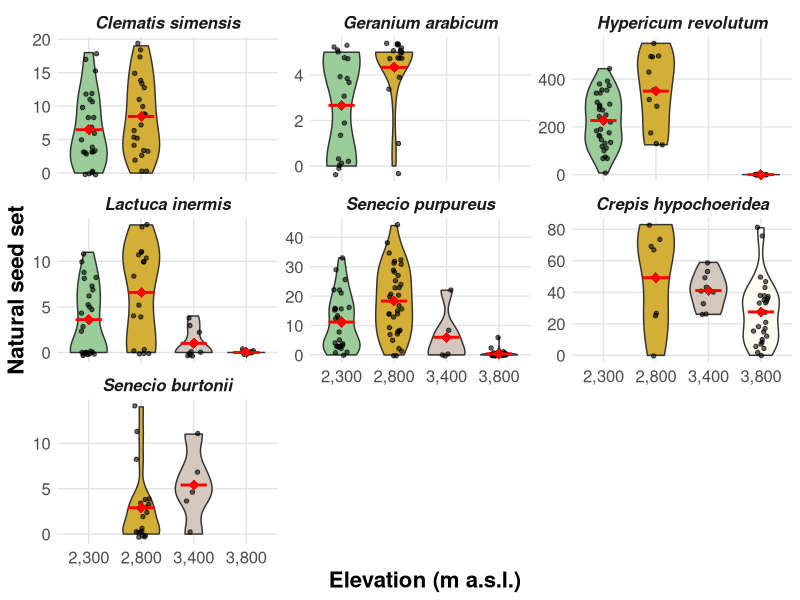
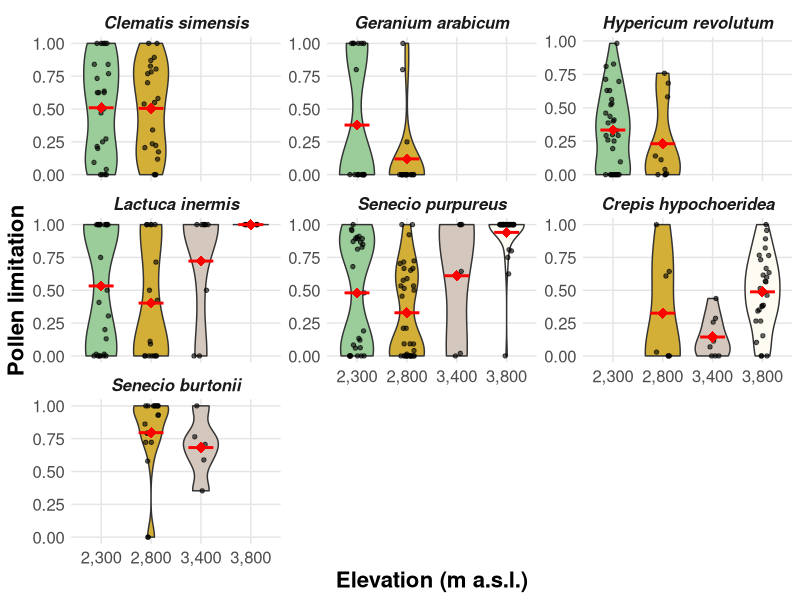
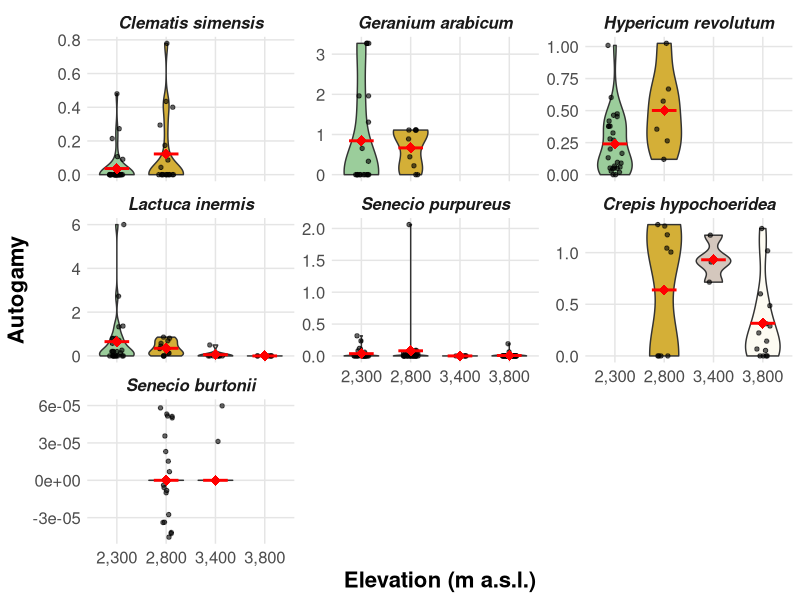
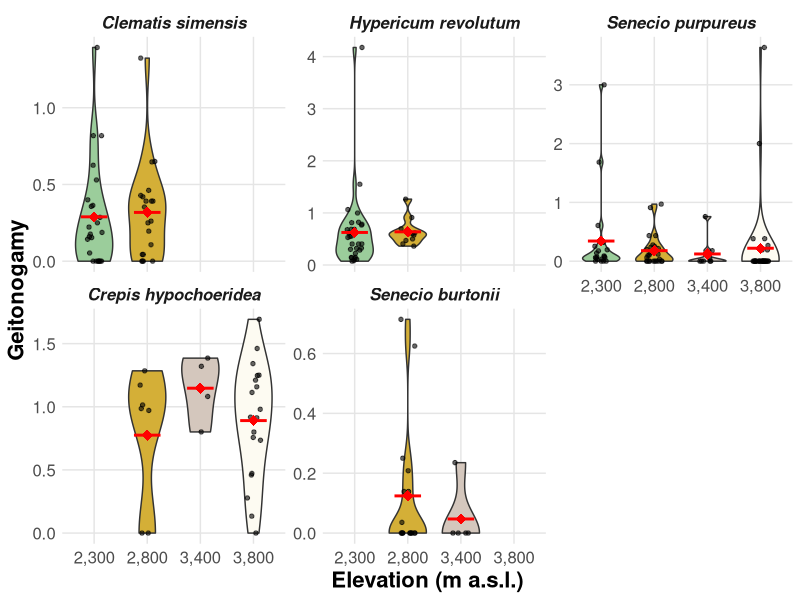
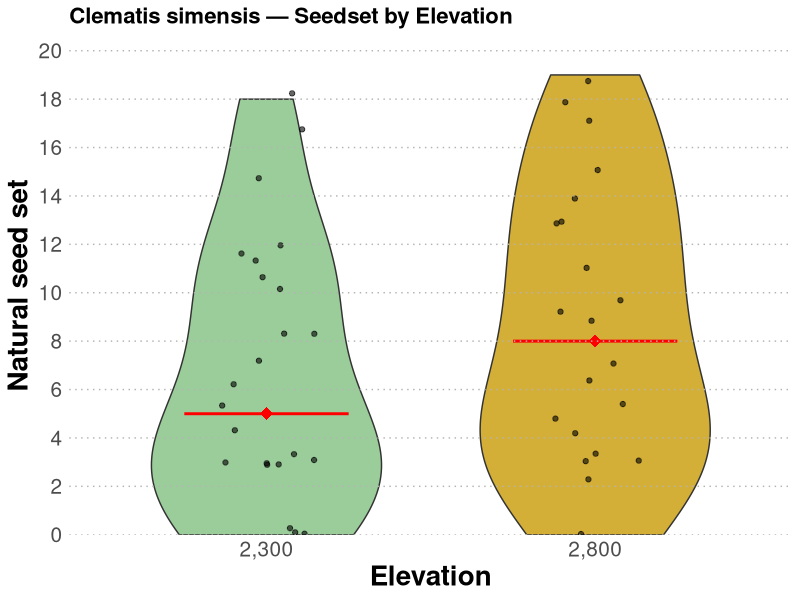
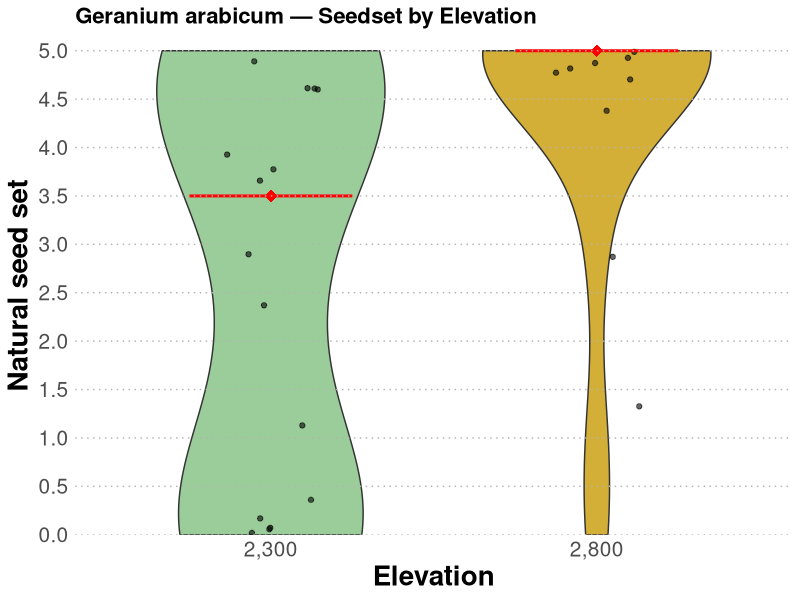
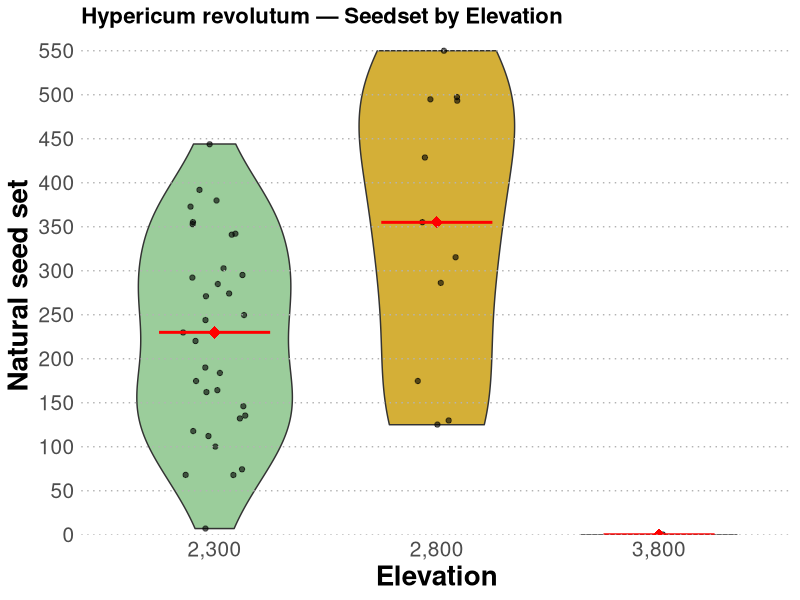
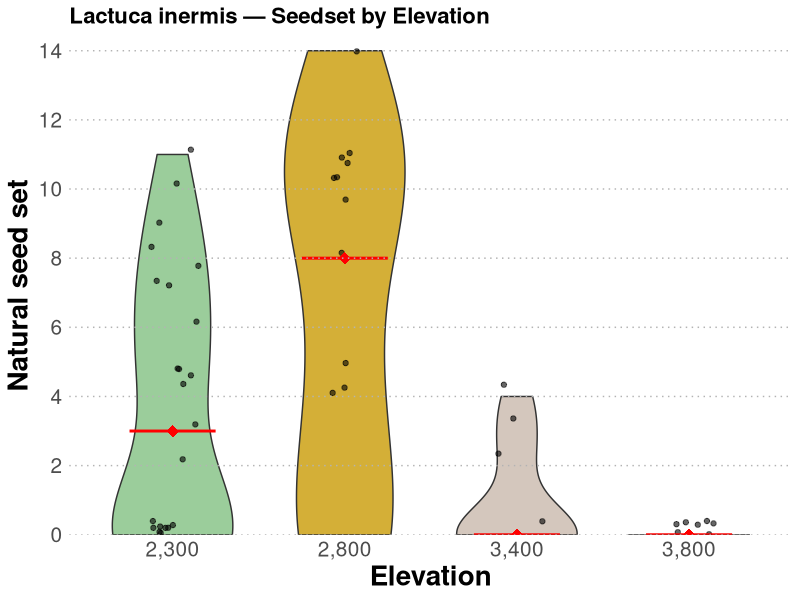

Generate these figures, in order, with R:
###* 
###* 
###* 
###* 
###* FIG S1 A - D ARE HERE SO THAT THE READER CAN LOOK INTO THE 
###* INTRASPECIFIC DIFFERENCES
###* 
###* 
###* 
###* 
###* 
###* 
###* 
###* 
###* 
###* 
library(tidyverse)

set.seed(123)

###* 
###* Load data----

seed.data<- read.delim("data/clean_seeds.txt", na = c("na"))

seed.data$elevation<-as.factor(seed.data$elevation)

seed.data <- seed.data %>%
  mutate(elevation = recode(elevation,
                            `2300` = 2300,
                            `2800` = 2800,
                            `3500` = 3400,
                            `4000` = 3800))

#View(seed.data)

###* 
###* Create new datset "seed.indices" with some configuraions
###* The following code creates several new columns

seed.indices <- 
  seed.data %>% 
  group_by(elevation,plant_number, species) %>% 
  #* O.mean.plantnumber will return the mean seedset from the outcrossing per
  #* elevation, plant.number and species 
  mutate(O.mean.plantnumber = mean(seedset[treatment == "outcrossing"], na.rm = TRUE)) %>% 
  ungroup() %>% 
  group_by(elevation, species) %>% 
  #* O.mean.elevation will return the mean seedset from the outcrossing treatment
  #* for a given elevation and species
  mutate(O.mean.elevation = mean(seedset[treatment == "outcrossing"], na.rm = TRUE)) %>%
  #* O.mean will combine O.mean.plantnumber and O.mean.elevation, specifically 
  #* when it is possible to use O.mean.plantnumber, it is used, however in cases
  #* when a given plant did not have any outcrossing results, the mean for the 
  #* elevation will be used
  mutate(O.mean = case_when(is.nan(O.mean.plantnumber) ~ O.mean.elevation,
                            .default = O.mean.plantnumber)) %>% 
  #* create a ne column named index, which calculats the index
  mutate(index = seedset/O.mean) %>%
  #* round the seedset, if it is not rounded for some reason
  mutate(seedset = if_else(seedset != round(seedset), round(seedset), seedset))

###* If the seedset is NA or Inf, then change to 0

seed.indices <- seed.indices %>% 
  filter(!(index %in% c("NA", "Inf")|is.na(seedset))) %>% 
  mutate(index = case_when(
    is.finite (index) ~index,
    .default = 0
  ))

###* Elevation and species as factor

seed.indices$elevation<-as.factor(seed.indices$elevation)
seed.indices$species<-as.factor(seed.indices$species)

###* Create a dataset specifically for the control treatment

c.index <- seed.indices %>%
  filter(treatment == "control") %>%
  select(seedset, index, elevation, species, plant_number) %>%
  mutate(seedset = round (seedset)) %>%
  #* calculate the pollen limitation index
  mutate(PL.index = replace(1 - index, 1 - index < 0, 0)) %>%
  mutate(elevation = factor(elevation),
         species = factor(species)) %>%
  tibble::rowid_to_column("ID") %>%
  #* create column plant.id which will be plant specific, since it will have all
  #* elevation, species and plant.number in the name
  mutate(plant.id = as.factor(paste0(elevation,species,plant_number))) %>%
  #* filter out Hypericum in elevation 4000, since the plant didn't produce any
  #* seeds in the highest elevation and this could scew the results
  #filter(species != "Hypericum r" | elevation != 3800) %>%
  mutate(flower.id = as.factor(paste0(elevation, species, plant_number,"_", ID)))

c.index.2 <- c.index %>%
  filter(species != "Hypericum r" | elevation != 3800)

ao.index <- seed.indices %>%
  filter(treatment == "autogamy") %>%
  select(index, elevation, species, plant_number, plant_number) %>%
  mutate(elevation = factor(elevation),
         species = factor(species),
         index     = pmax(index, 0),                 # safety: autogamy index can't be < 0
         index     = if_else(species == "Senecio b", 0, index)) %>%  # force S. burtonii to 0 %>%
  #mutate(index = round(index * 100)) %>%
  mutate(plant.number.el = as.factor(paste0(elevation,plant_number))) %>%
  mutate(plant.id = as.factor(paste0(elevation,species,plant_number))) %>%
  filter(species != "Hypericum r" | elevation != 3800) %>%
  mutate(species.sp = as.factor(paste0(elevation,species)))

go.index <- seed.indices %>%
  filter(treatment == "geitonogamy") %>%
  select(index, elevation, species, plant_number) %>%
  mutate(elevation = factor(elevation),
         species = factor(species)) %>%
  #mutate(index = round(index * 100)) %>%
  mutate(plant.id = as.factor(paste0(elevation,species,plant_number)))%>%
  filter(species != "Lactuca i") %>%
  filter(species != "Hypericum r" | elevation != 3800)

library(dplyr)

species_full <- c(
  "Clematis s" = "Clematis simensis",
  "Geranium a" = "Geranium arabicum",
  "Hypericum r" = "Hypericum revolutum",
  "Lactuca i"  = "Lactuca inermis",
  "Senecio p"  = "Senecio purpureus",
  "Crepis h"   = "Crepis hypochoeridea",
  "Senecio b"  = "Senecio burtonii"
)

relabel_species <- function(df) {
  df %>%
    mutate(species = recode(species, !!!species_full)) %>%
    mutate(species = factor(species))   # clean factor levels
}

c.index   <- relabel_species(c.index)
c.index.2 <- relabel_species(c.index.2)
ao.index  <- relabel_species(ao.index)
go.index  <- relabel_species(go.index)










elev_colors <- c("2300"="#9bcd9b","2800"="#d4af37","3400"="#d4c7bd","3800"="#fdfbf2")

# Ensure elevation is an ordered factor in each table we touch
fix_elev <- function(df) {
  df %>% mutate(elevation = factor(as.character(elevation),
                                   levels = c("2300","2800","3400","3800")))
}

# ---- Generic plotting function (linear scale, species-specific breaks)
plot_index_by_species_linear <- function(df_species, value_col, y_lab, title_stub) {
  # value_col is a string; we use aes_string for simplicity
  sp_name <- unique(df_species$species)

  y_vals  <- df_species[[value_col]]
  y_min   <- min(y_vals, na.rm = TRUE)
  y_max   <- max(y_vals, na.rm = TRUE)

  # Keep zero in view (useful if indices can be < 0)
  span    <- c(min(0, y_min), y_max)
  y_breaks <- pretty(span, n = 8)
  y_lower  <- min(y_breaks)
  y_upper  <- max(y_breaks)

  ggplot(df_species, aes_string(x = "elevation", y = value_col, fill = "elevation")) +
    geom_violin(trim = TRUE, scale = "width", width = 0.7) +
    geom_jitter(width = 0.15, size = 1.5, alpha = 0.6, color = "black") +
    stat_summary(fun = median, geom = "point", shape = 18, size = 4, color = "red") +
    stat_summary(fun = median, geom = "crossbar", width = 0.5, color = "red", fatten = 2) +
    labs(title = paste0(sp_name, " — ", title_stub, " by Elevation"),
         x = "Elevation", y = y_lab) +
    scale_y_continuous(breaks = y_breaks, limits = c(y_lower, y_upper),
                       expand = expansion(mult = c(0, 0.03))) +
    geom_hline(yintercept = y_breaks, linetype = "dotted", color = "grey70") +
    scale_fill_manual(values = elev_colors, drop = FALSE) +
    scale_x_discrete(labels = function(x) scales::comma(as.numeric(as.character(x)))) +
    theme_minimal() +
    theme(
      panel.grid.major = element_blank(),
      panel.grid.minor = element_blank(),
      panel.background = element_blank(),
      axis.text  = element_text(size = 15),
      axis.title = element_text(size = 20, face = "bold"),
      legend.position = "none",
      plot.title = element_text(size = 16, face = "bold")
    )
}

# ---- Helper to generate & save species plots from a table
make_species_plots <- function(df, value_col, y_lab, title_stub, file_prefix, out_dir = "figs") {
  df <- fix_elev(df)
  if (!dir.exists(out_dir)) dir.create(out_dir, recursive = TRUE)
  
  species_list <- sort(unique(df$species))
  plot_list <- list()
  
  for (sp in species_list) {
    df_sp <- df %>% filter(species == sp)
    p <- plot_index_by_species_linear(df_sp, value_col, y_lab, title_stub)
    plot_list[[sp]] <- p
    
    safe_name <- str_to_lower(str_replace_all(sp, "[^A-Za-z0-9]+", "_"))
    ggsave(file.path(out_dir, paste0(file_prefix, "_", safe_name, ".pdf")),
           p, width = 7.5, height = 6)
  }
  
  # Multi-page PDF (one species per page)
  pdf(file.path(out_dir, paste0(file_prefix, "_all_species_multipage.pdf")),
      width = 7.5, height = 6)
  for (sp in species_list) print(plot_list[[sp]])
  dev.off()
  
  # Faceted quick overview with free y for easy per-species visibility
  facet_plot <- ggplot(df, aes_string(x = "elevation", y = value_col, fill = "elevation")) +
    geom_violin(trim = TRUE, scale = "width", width = 0.7) +
    geom_jitter(width = 0.15, size = 1.2, alpha = 0.6, color = "black") +
    stat_summary(fun = mean, geom = "point", shape = 18, size = 3.5, color = "red") +
    stat_summary(fun = mean, geom = "crossbar", width = 0.5, color = "red", fatten = 2) +
    scale_fill_manual(values = elev_colors, drop = FALSE) +
    labs(x = "Elevation (m a.s.l.)", y = y_lab) +
    facet_wrap(~ species, ncol = 3, scales = "free_y") +
    scale_x_discrete(labels = function(x) scales::comma(as.numeric(as.character(x)))) +
    theme_minimal() +
    theme(
      panel.grid.major = element_line(color = "grey90"),
      panel.grid.minor = element_blank(),
      panel.background = element_blank(),
      axis.text = element_text(size = 12),
      axis.title = element_text(size = 16, face = "bold"),
      legend.position = "none",
      strip.text = element_text(size = 12, face = "bold.italic")
    )
  
  ggsave(file.path(out_dir, paste0(file_prefix, "_faceted_freeY.pdf")),
         facet_plot, width = 16, height = 12)
  
  invisible(list(plots = plot_list, facet = facet_plot))
}


c_out <- make_species_plots(
  df         = c.index,
  value_col  = "seedset",
  y_lab      = "Natural seed set",
  title_stub = "Seedset",
  file_prefix= "supp_seedset"
)

c_out$facet

pl_out <- make_species_plots(
  df         = c.index.2,
  value_col  = "PL.index",
  y_lab      = "Pollen limitation",
  title_stub = "Pollen limitation",
  file_prefix= "supp_PLindex"
)

pl_out$facet

ao_out <- make_species_plots(
  df         = ao.index,
  value_col  = "index",
  y_lab      = "Autogamy",
  title_stub = "Autogamy",
  file_prefix= "supp_AOindex"
)

ao_out$facet

go_out <- make_species_plots(
  df         = go.index,
  value_col  = "index",
  y_lab      = "Geitonogamy",
  title_stub = "Geitonogamy",
  file_prefix= "supp_GOindex"
)

go_out$facet

# Save the faceted overviews as separate PDFs (10 x 7)

ggsave(
  filename = "figs/supp_seedset_facet.pdf",
  plot     = c_out$facet,
  width    = 10,
  height   = 6
)

ggsave(
  filename = "figs/supp_PLindex_facet.pdf",
  plot     = pl_out$facet,
  width    = 10,
  height   = 6
)

ggsave(
  filename = "figs/supp_AOindex_facet.pdf",
  plot     = ao_out$facet,
  width    = 10,
  height   = 6
)

ggsave(
  filename = "figs/supp_GOindex_facet.pdf",
  plot     = go_out$facet,
  width    = 10,
  height   = 6
)
